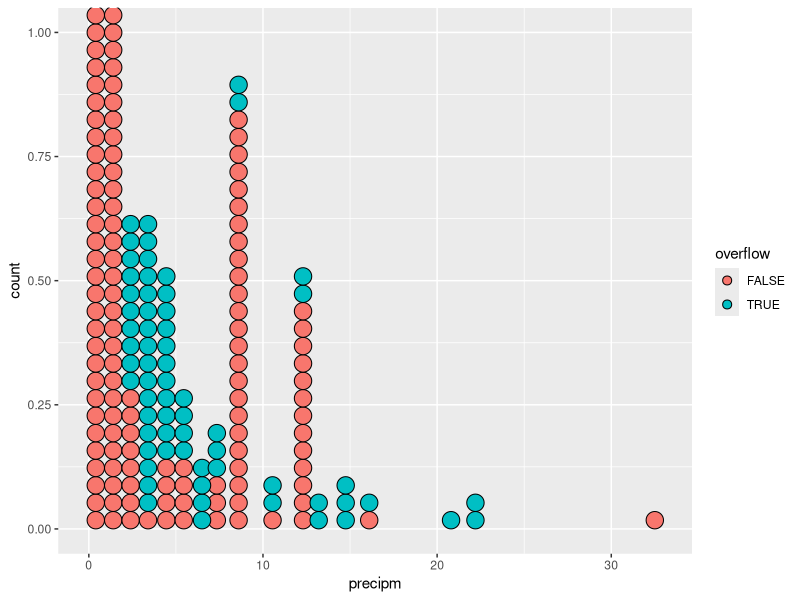
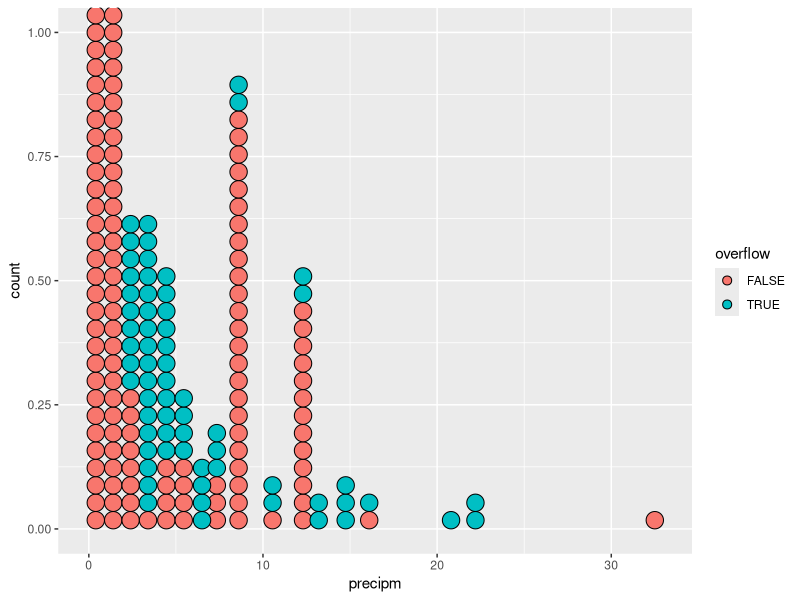
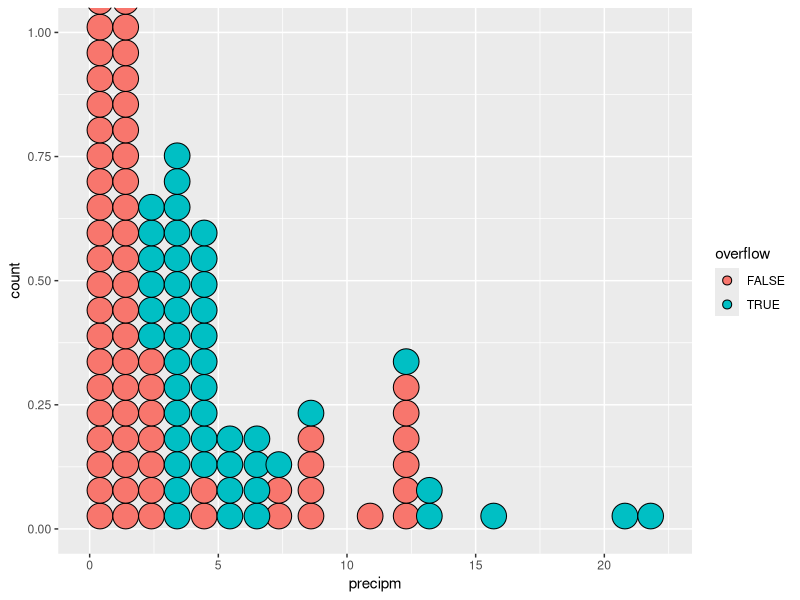
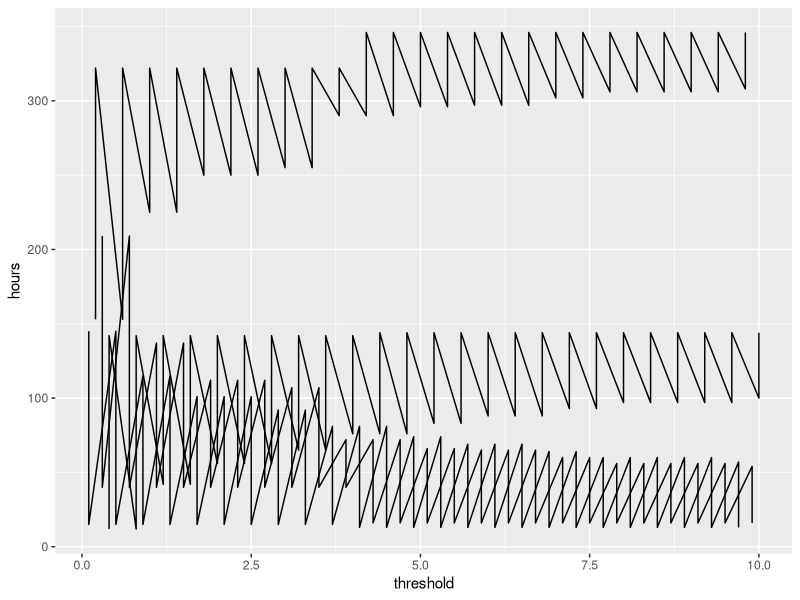

Generate these figures, in order, with R:
#!/usr/bin/env Rscript

library(ggplot2)
library(plyr)

o <- read.csv('api/overflow_dates.csv')
o$datetime <- strptime(o$start_date, format = '%m/%d/%Y') + 3600 * o$hour
o$hour <- NULL
o$start_date <- NULL
o$after.9.am <- as.numeric(strftime(o$datetime, '%H')) > 9
o$overflow <- o$overflow == 'yes'


precip <- read.csv('munge-tom/precip.csv')
overflow <- join(o, precip)

model <- glm(overflow ~ after.9.am * precipm, data = overflow, family = binomial)
summary(model)
print('This model suggests that overflows only only occur after 9 am.')


# What's a good threshold?
table(overflow$precipi > 0.2, overflow$overflow, dnn = c('Precip over threshold', 'Sewer overflow'))

thresholds <- (1:100)/10
threshold.performance <- adply(thresholds, 1, function(threshold){
  results <- c(
    correctly_report = nrow(subset(overflow, precipm > threshold & overflow)),
    correctly_avoid_reporting = nrow(subset(overflow, precipm <= threshold & !overflow)),
    accidental_report = nrow(subset(overflow, precipm > threshold & !overflow)),
    missed_report = nrow(subset(overflow, precipm <= threshold & overflow))
  )
  data.frame(
    result = names(results),
    hours = results
  )
})
colnames(threshold.performance)[1] <- 'threshold'
threshold.performance$threshold <- thresholds

p0 <- ggplot(overflow) + aes(x = precipm, color = overflow) + geom_histogram() + facet_grid(after.9.am ~ .)

p1 <- ggplot(subset(overflow, after.9.am)) +
  aes(x = precipm, color = overflow) + geom_histogram()

p2 <- ggplot(subset(overflow, !after.9.am)) +
  scale_y_reverse() +
  aes(x = precipm, color = overflow) + geom_histogram()

p3 <- ggplot(overflow) + aes(x = precipm, fill = overflow) +
  geom_dotplot(binwidth = 1, stackgroups = T, binpositions = 'all')

p4 <- ggplot(threshold.performance) + aes(x = threshold, y = hours, group = result) + geom_line()

p5 <- ggplot(subset(overflow, after.9.am)) + aes(x = precipm, fill = overflow) +
  geom_dotplot(binwidth = 1, stackgroups = T, binpositions = 'all')

# Change '0' to something else based on that other model I ran
# threshold.performance$precipm.adj <- threshold.performance$precipm + 0 * threshold.performance$after.9.am

pdf('figures/threshold.identification.pdf', width = 16, height = 9)
print(p3)
dev.off()

png('figures/threshold.identification.png', width = 1600, height = 900)
print(p3)
dev.off()

# This one's awesome!
png('figures/threshold.identification-after.9.am.png', width = 1600, height = 900)
print(p5)
dev.off()

png('figures/threshold.performance.png', width = 1600, height = 900)
print(p4)
dev.off()
